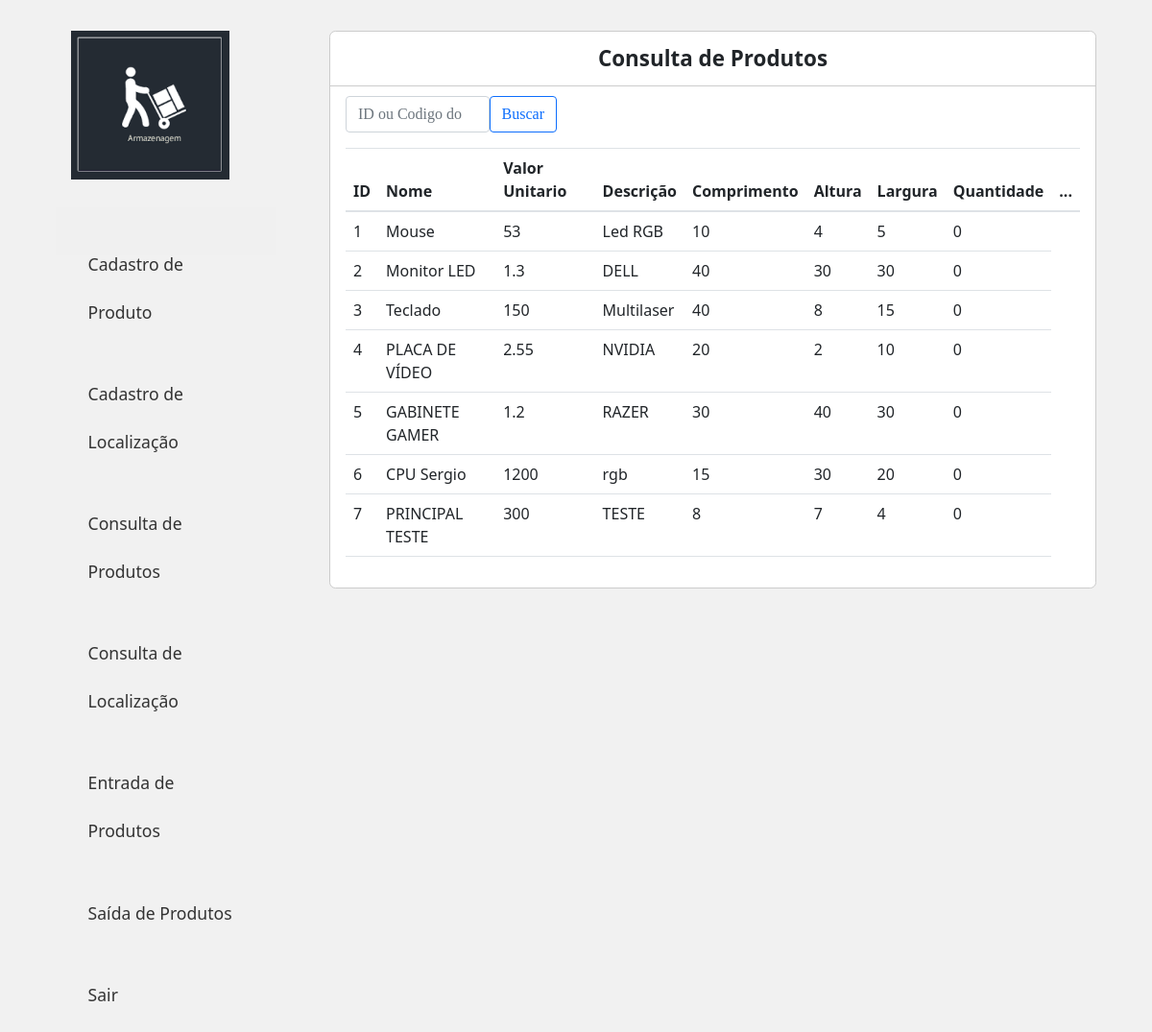
Page /Stoq/L_consulta.php on the committed database.
### tables this page shows
CREATE TABLE `tbdcadprod` (
  `id_Produto` int(11) NOT NULL,
  `nm_Produto` varchar(50) NOT NULL,
  `vl_Valor` double NOT NULL,
  `ds_Produto` varchar(50) NOT NULL,
  `comp_Produto` double NOT NULL,
  `alt_Produto` double NOT NULL,
  `larg_Produto` double NOT NULL,
  `qtd_Produto` int(20) NOT NULL,
  `volume_Produto` float NOT NULL
);

### Stoq/L_consulta.php (the view, shortened to what this page needs)
<?php
	require_once 'header.php';
	require_once 'conection.php';
?>
<main class="col-sm-9">
	<div class="principal">
		<div class="titulo">
			Consulta de Produtos
		</div>
		<div class="conteudo">
			<div class="item">
				<form method="POST" action="">
				<input class="form-control" type="search" style="position: absolute; width: 150px; top: 100px; font-family:'calibri';" name="result" placeholder="ID ou Codigo do Produto"><br><br>
				<button class="btn btn-outline-primary" type="submit" style="position: absolute; right: 590px; top: 100px; font-family:'calibri';" >Buscar</button>
				</form>
				<table class="table">
				  <thead>
				    <tr>
					  <th scope="col">ID</th>
				      <th scope="col">Nome</th>
					  <th scope="col">Valor Unitario</th>
				      <th scope="col">Descrição</th>
					  <th scope="col">Comprimento</th>
					  <th scope="col">Altura</th>
					  <th scope="col">Largura</th>
				      <th scope="col">Quantidade</th>
				      <th scope="col">...</th>
				    </tr>
				  </thead>
				  <tbody>
				  		<?php
				  			$pesquisa = $_POST['result'];
				  			if($pesquisa != NULL){
							$stmt = $conn->prepare("SELECT * FROM tbdcadprod WHERE id_Produto = $pesquisa ");
							}else{
								$stmt = $conn->prepare("SELECT * FROM tbdcadprod");
							}
							$stmt->execute();
							$results = $stmt->fetchAll(PDO::FETCH_ASSOC);
							foreach($results as $row => $value){
								echo "<tr>";
								echo "<td>" . $value['id_Produto'] . "</td>";
								echo "<td>" . $value['nm_Produto'] . "</td>";
								echo "<td>" . $value['vl_Valor'] . "</td>";
								echo "<td>" . $value['ds_Produto'] . "</td>";
								echo "<td>" . $value['comp_Produto'] . "</td>";
								echo "<td>" . $value['alt_Produto'] . "</td>";
								echo "<td>" . $value['larg_Produto'] . "</td>";
								echo "<td>" . $value['qtd_Produto'] . "</td>";
							}
						?>
				  </tbody>
				</table>
			</div>
		</div>
	</div>
</main>

### Stoq/assets/css/styles.css (style rules this page uses)
body { background: #f1f1f1; }
.principal { margin: 2em 1em; background: #fff; border: 1px solid #ccc; border-radius: .4em; }
.principal .titulo { padding: .5em 1em; font-size: 1.4em; font-weight: bold; border-bottom: 1px solid #ccc; text-align: center; }
.principal .conteudo { padding: 1em; }

### rows in the picture
tbdcadprod: id_Produto "1", nm_Produto "Mouse", vl_Valor "53", ds_Produto "Led RGB", comp_Produto "10", alt_Produto "4", larg_Produto "5", qtd_Produto "0"
tbdcadprod: id_Produto "2", nm_Produto "Monitor LED", vl_Valor "1.3", ds_Produto "DELL", comp_Produto "40", alt_Produto "30", larg_Produto "30", qtd_Produto "0"
tbdcadprod: id_Produto "3", nm_Produto "Teclado", vl_Valor "150", ds_Produto "Multilaser", comp_Produto "40", alt_Produto "8", larg_Produto "15", qtd_Produto "0"
tbdcadprod: id_Produto "4", nm_Produto "PLACA DE VÍDEO", vl_Valor "2.55", ds_Produto "NVIDIA", comp_Produto "20", alt_Produto "2", larg_Produto "10", qtd_Produto "0"
tbdcadprod: id_Produto "5", nm_Produto "GABINETE GAMER", vl_Valor "1.2", ds_Produto "RAZER", comp_Produto "30", alt_Produto "40", larg_Produto "30", qtd_Produto "0"
tbdcadprod: id_Produto "6", nm_Produto "CPU Sergio", vl_Valor "1200", ds_Produto "rgb", comp_Produto "15", alt_Produto "30", larg_Produto "20", qtd_Produto "0"
tbdcadprod: id_Produto "7", nm_Produto "PRINCIPAL TESTE", vl_Valor "300", ds_Produto "TESTE", comp_Produto "8", alt_Produto "7", larg_Produto "4", qtd_Produto "0"
